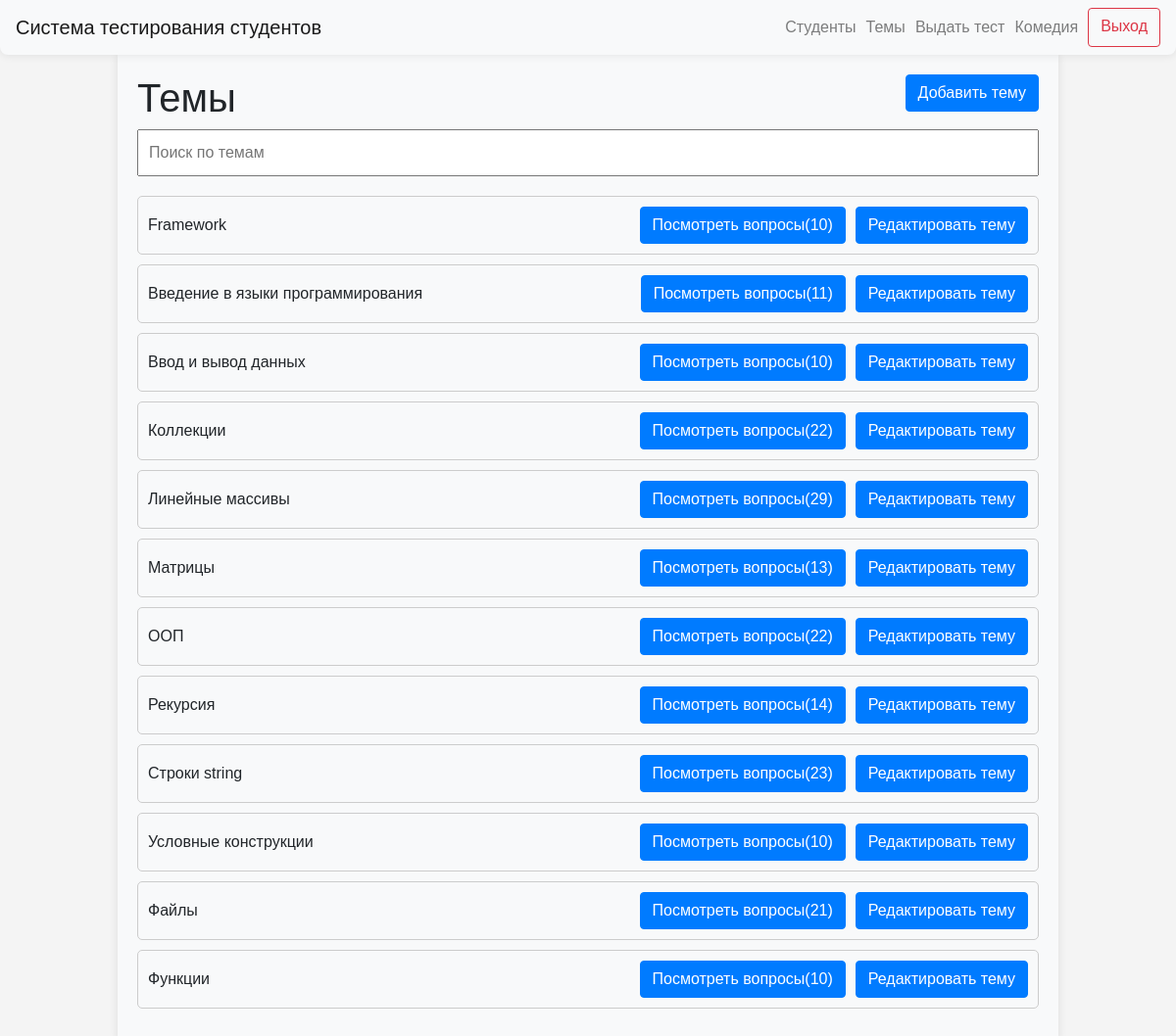
The page /topics (signed in) on the database its author committed.
### data/users.py (models this page shows)
class User(SqlAlchemyBase, UserMixin, SerializerMixin):
    __tablename__ = "users"
    id = sqlalchemy.Column(
        sqlalchemy.Integer,
        primary_key=True,
        autoincrement=True,
    )
    name = sqlalchemy.Column(
        sqlalchemy.String,
        nullable=True,
    )
    group_id = sqlalchemy.Column(
        sqlalchemy.Integer,
        sqlalchemy.ForeignKey(
            "groups.id",
            ondelete="CASCADE",
        ),
        nullable=False,
    )
    date_of_birth = sqlalchemy.Column(
        sqlalchemy.Date,
        nullable=False,
    )
    user_level = sqlalchemy.Column(
        sqlalchemy.String,
        default="student",
    )

### data/questions.py (models this page shows)
class Question(SqlAlchemyBase, UserMixin, SerializerMixin):
    __tablename__ = "questions"
    id = sqlalchemy.Column(sqlalchemy.Integer,
                           primary_key=True, autoincrement=True)
    text = sqlalchemy.Column(sqlalchemy.String, nullable=True)
    topic_id = sqlalchemy.Column(sqlalchemy.Integer, sqlalchemy.ForeignKey("topics.id"), nullable=True)

### data/topics.py (models this page shows)
class Topic(SqlAlchemyBase, UserMixin, SerializerMixin):
    __tablename__ = "topics"
    id = sqlalchemy.Column(sqlalchemy.Integer,
                           primary_key=True, autoincrement=True)
    name = sqlalchemy.Column(sqlalchemy.String, nullable=True)

### server.py (the view)
@app.route("/topics")
@login_required
def topics():
    if current_user.user_level == "admin":
        db_sess = db_session.create_session()
        query = (
            select(
                Question.id,
                Topic.name,
                func.count(Question.id).label("question_count"),
            )
            .join(
                Question,
                Topic.id == Question.topic_id,
                isouter=True,
            )
            .group_by(
                Topic.id,
            )
            .order_by(
                Topic.name,
            )
        )
        topics_with_count_of_questions = db_sess.execute(query).all()
        db_sess.close()
        return render_template(
            "topics.html",
            topics=topics_with_count_of_questions,
            title="Темы",
        )
    abort(403)

### data/db_session.py (called while the page is built)
def create_session() -> Session:
    global __factory
    return __factory()

### server.py (called while the page is built)
@login_manager.user_loader
def load_user(user_id):
    db_sess = db_session.create_session()
    return db_sess.query(User).get(user_id)

### templates/topics.html (shortened to what this page needs)
{% extends "base.html" %}
{% block content %}
<body>
<h1>Темы<a type="button" class="btn btn-primary" style="float: right;" href="/add_topic">Добавить тему</a></h1>
<input type="text" id="searchInput" onkeyup="searchTests()" placeholder="Поиск по темам">
<ul id="testList">
    {% for topic in topics %}
    <li class="testItem">{{ topic.name }}
        <div class="buttons-container"><a type="button" class="btn btn-primary" href="/questions/{{ topic.id }}">Посмотреть
            вопросы({{ topic.question_count }})</a><a
                type="button" class="btn btn-primary"
                href="/edit_topic/{{ topic.id }}">Редактировать
            тему</a></div>
    </li>
    {% endfor %}
</ul>
</body>
{% endblock %}

### templates/base.html (shortened to what this page needs)
<!doctype html>
<html lang="en">
<head>
    <link rel="stylesheet"
          href="https://stackpath.bootstrapcdn.com/bootstrap/4.4.1/css/bootstrap.min.css"
>
    <link rel="stylesheet" type="text/css" href="../static/css/style.css">
</head>
<body>
<header>
    <nav class="navbar navbar-light bg-light custom-navbar">
        <a class="navbar-brand" href="/">Система тестирования студентов</a>
        {% if current_user.is_authenticated %}
        <div class="d-flex flex-row-reverse">
            <a class="btn btn-outline-danger spaced-element" style="margin-left: 10px; text-align: center;"
               href="/logout">Выход</a>
            {% if current_user.user_level == 'admin' %}
            <a class="navbar-text" style="margin-left: 10px; text-align: center;">{{ current_user.name }}</a>
            <a class="navbar-text" style="margin-left: 10px; text-align: center;" href="/select_group_for_test">Выдать тест</a>
            <a class="navbar-text" style="margin-left: 10px; text-align: center;" href="/topics">Темы</a>
            <a class="navbar-text" style="margin-left: 10px; text-align: center;" href="/groups">Студенты</a>
            {% else %}
            <a class="navbar-text" style="margin-left: 10px; text-align: center;" href="{{ url_for('personal_cabinet', user_id=current_user.id) }}">{{ current_user.name }}</a>
            {% endif %}
        </div>
        {% endif %}
    </nav>
</header>
<main role="main" class="container">
    {% block content %}
    {% endblock %}
</main>
</body>
</html>

### static/css/style.css (style rules this page uses)
body { font-family: Arial, sans-serif; margin: 0; padding: 0; background-color: #f4f4f4; }
.custom-navbar { margin: 0 auto; background-color: #f8f9fa; border-radius: 0 0 8px 8px; box-shadow: 0 0 10px rgba(0,0,0,0.1); }

### templates/topics.html (style rules this page uses)
body { font-family: Arial, sans-serif; margin: 0; padding: 0; background-color: #f4f4f4; }
.container { width: 80%; margin: 0 auto; padding: 20px; background-color: #f8f9fa; border-radius: 0 0 8px 8px; box-shadow: 0 0 10px rgba(0,0,0,0.1); }
#searchInput { width: 100%; padding: 10px; margin-bottom: 20px; font-size: 16px; }
#testList { list-style-type: none; padding: 0; }
.testItem { border: 1px solid #ccc; border-radius: 5px; padding: 10px; margin-bottom: 10px; }
.testItem { display: flex; justify-content: space-between; align-items: center; border: 1px solid #ccc; border-radius: 5px; padding: 10px; margin-bottom: 10px; }
.testItem a { margin-left: auto; }
.buttons-container { display: flex; gap: 10px; }

### rows shown on the page
User: name "Комедия"
Question: name "Framework", question_count "10"
Question: name "Введение в языки программирования", question_count "11"
Question: name "Ввод и вывод данных", question_count "10"
Question: name "Коллекции", question_count "22"
Question: name "Линейные массивы", question_count "29"
Question: name "Матрицы", question_count "13"
Question: name "ООП", question_count "22"
Question: name "Рекурсия", question_count "14"
Question: name "Строки string", question_count "23"
Question: name "Условные конструкции", question_count "10"
Question: name "Файлы", question_count "21"
Question: name "Функции", question_count "10"
